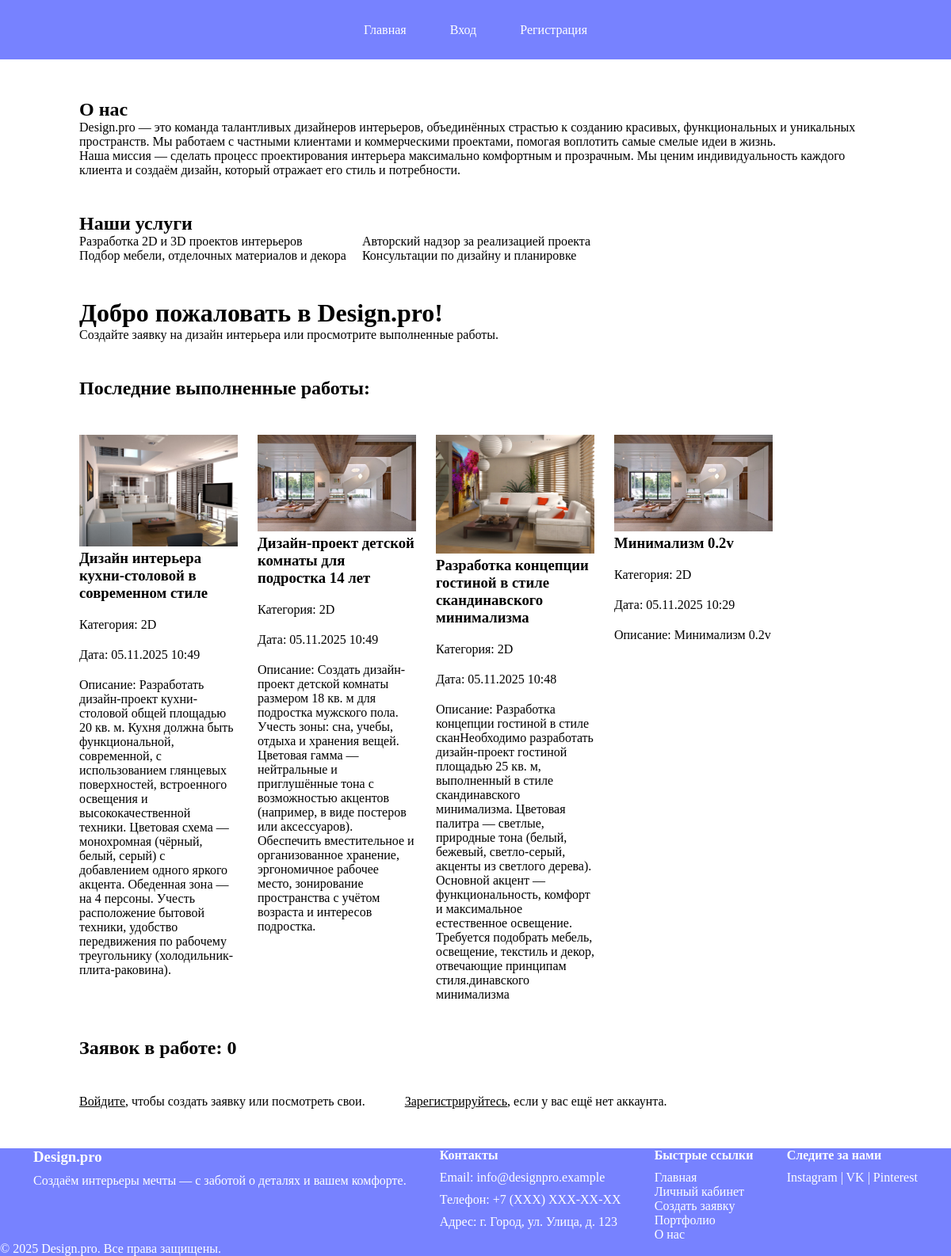
/main/, run on the app's committed database.
### main/models.py (models this page shows, shortened)
class DesignRequest(models.Model):
    STATUS_CHOICES = [
        ('new', 'Новая'),
        ('in_progress', 'Принято'),
        ('complited', 'Выполнено'),
    ]
    user = models.ForeignKey(User, on_delete=models.CASCADE, related_name='requests')
    title = models.CharField(max_length=200, null=False, blank=False, verbose_name='Заголовок')
    description = models.TextField(null=False, blank=False, verbose_name='Описание')
    category = models.ForeignKey(Category, on_delete=models.CASCADE)
    plan_image = models.ImageField(upload_to='plan_img/', validators=[validate_image_extension_and_size])
    status = models.CharField(max_length=20, choices=STATUS_CHOICES, default='new')
    created_at = models.DateTimeField(auto_now_add=True)
    design_image = models.ImageField(upload_to='design_img/', validators=[validate_image_extension_and_size], blank=True, null=True)
    admin_comment = models.TextField(null=True, blank=True)
    class Meta:
        verbose_name = 'Заявка на дизайн'
        verbose_name_plural = "Заявки на дизайн"
        ordering = ['-created_at']

class Category(models.Model):
    name = models.CharField(max_length=100, unique=True)
    class Meta:
        verbose_name= 'Категория'
        verbose_name_plural = "Категории"

### main/views.py (the view)
# urls.py: 2. Add a URL to urlpatterns:  path('', views.home, name='home')
def home(request):
    completed_requests = DesignRequest.objects.filter(status='complited').order_by('-created_at')[:4]
    in_progress_count = DesignRequest.objects.filter(status='in_progress').count()
    return render(request, 'main_app/home.html', {
        'completed_requests': completed_requests,
        'in_progress_count': in_progress_count
    })

### templates/main_app/home.html (shortened to what this page needs)
{% extends "base.html" %}
{% load static %}
{% block content %}
    <section class="about">
        <h2>О нас</h2>
        <p>
            Design.pro — это команда талантливых дизайнеров интерьеров, объединённых страстью к созданию
            красивых, функциональных и уникальных пространств. Мы работаем с частными клиентами и коммерческими
            проектами, помогая воплотить самые смелые идеи в жизнь.
        </p>
        <p>
            Наша миссия — сделать процесс проектирования интерьера максимально комфортным и прозрачным.
            Мы ценим индивидуальность каждого клиента и создаём дизайн, который отражает его стиль и потребности.
        </p>
    </section>
    <section class="service">
        <h2>Наши услуги</h2>
        <ul>
            <div>
                <li>Разработка 2D и 3D проектов интерьеров</li>
                <li>Подбор мебели, отделочных материалов и декора</li>
            </div>
            <div>
                <li>Авторский надзор за реализацией проекта</li>
                <li>Консультации по дизайну и планировке</li>
            </div>
        </ul>
    </section>
    <div>
        <h1>Добро пожаловать в Design.pro!</h1>
        <p>Создайте заявку на дизайн интерьера или просмотрите выполненные работы.</p>
    </div>
    <h2>Последние выполненные работы:</h2>
    {% if completed_requests %}
        <div class="completed-requests">
            {% for req in completed_requests %}
                <div>
                <div class="request-item-image">
                    {% if req.design_image %}
                        <img src="{{ req.design_image.url }}" alt="Дизайн {{ req.title }}"
                             style="max-width: 200px; height: auto;">
                    {% else %}
                        <p>Изображение дизайна отсутствует.</p>
                    {% endif %}
                </div>
                <div class="request-item">
                    <div class="request-item-text">
                        <h3>{{ req.title }}</h3>
                        <p>Категория: {{ req.category.name }}</p>
                        <p>Дата: {{ req.created_at|date:"d.m.Y H:i" }}</p>
                        <p>Описание: {{ req.description }}</p>
                    </div>
                </div>
                </div>
            {% endfor %}
        </div>
    {% else %}
        <p>Выполненных работ пока нет.</p>
    {% endif %}
    <h2>Заявок в работе: {{ in_progress_count }}</h2>
    {% if user.is_authenticated %}
        {% if user.is_staff %}
            <div class="link">
                <p><a href="{% url 'admin_dashboard' %}">Перейти в админ-панель</a></p>
                <p><a href="{% url 'manage_categories' %}">Управление категориями</a></p>
            </div>
        {% else %}
            <div class="link">
                <p><a href="{% url 'user_dashboard' %}">Перейти в ваш личный кабинет</a></p>
                <p><a href="{% url 'create_request' %}">Создать новую заявку</a></p>
            </div>
        {% endif %}
    {% else %}
        <div class="link">
            <p><a href="{% url 'login' %}">Войдите</a>, чтобы создать заявку или посмотреть свои.</p>
            <p><a href="{% url 'register' %}">Зарегистрируйтесь</a>, если у вас ещё нет аккаунта.</p>
        </div>
    {% endif %}
{% endblock %}

### static/css/style.css (style rules this page uses)
* { padding: 0; margin: 0; box-sizing: border-box; }
body { display: flex; flex-direction: column; gap: 50px; }
li { list-style-type: none; }
.about { width: 1000px; }
.service > ul { display: flex; gap: 20px; }
.completed-requests { display: flex; flex-wrap: wrap; gap: 25px; }
.request-item { display: flex; gap: 20px; }
.link { display: flex; gap: 50px; }
.link > p > a { color: black; }
.request-item-text { display: flex; flex-direction: column; gap: 20px; width: 200px; }

### data on the page
DesignRequest: design_image (picture), title "Дизайн интерьера кухни-столовой в современном стиле", category.name "2D", created_at "05.11.2025 10:49", description "Разработать дизайн-проект кухни-столовой общей площадью 20 кв. м. Кухня должна быть функциональной, современной, с использованием глянцевых поверхностей, встроенного освещения и высококачественной техники. Цветовая схема — монохромная (чёрный, белый, серый) с добавлением одного яркого акцента. Обеденная зона — на 4 персоны. Учесть расположение бытовой техники, удобство передвижения по рабочему треугольнику (холодильник-плита-раковина)."
DesignRequest: design_image (picture), title "Дизайн-проект детской комнаты для подростка 14 лет", category.name "2D", created_at "05.11.2025 10:49", description "Создать дизайн-проект детской комнаты размером 18 кв. м для подростка мужского пола. Учесть зоны: сна, учебы, отдыха и хранения вещей. Цветовая гамма — нейтральные и приглушённые тона с возможностью акцентов (например, в виде постеров или аксессуаров). Обеспечить вместительное и организованное хранение, эргономичное рабочее место, зонирование пространства с учётом возраста и интересов подростка."
DesignRequest: design_image (picture), title "Разработка концепции гостиной в стиле скандинавского минимализма", category.name "2D", created_at "05.11.2025 10:48", description "Разработка концепции гостиной в стиле сканНеобходимо разработать дизайн-проект гостиной площадью 25 кв. м, выполненный в стиле скандинавского минимализма. Цветовая палитра — светлые, природные тона (белый, бежевый, светло-серый, акценты из светлого дерева). Основной акцент — функциональность, комфорт и максимальное естественное освещение. Требуется подобрать мебель, освещение, текстиль и декор, отвечающие принципам стиля.динавского минимализма"
DesignRequest: design_image (picture), title "Минимализм 0.2v", category.name "2D", created_at "05.11.2025 10:29", description "Минимализм 0.2v"

### other printed values
{{ in_progress_count }} "0"
